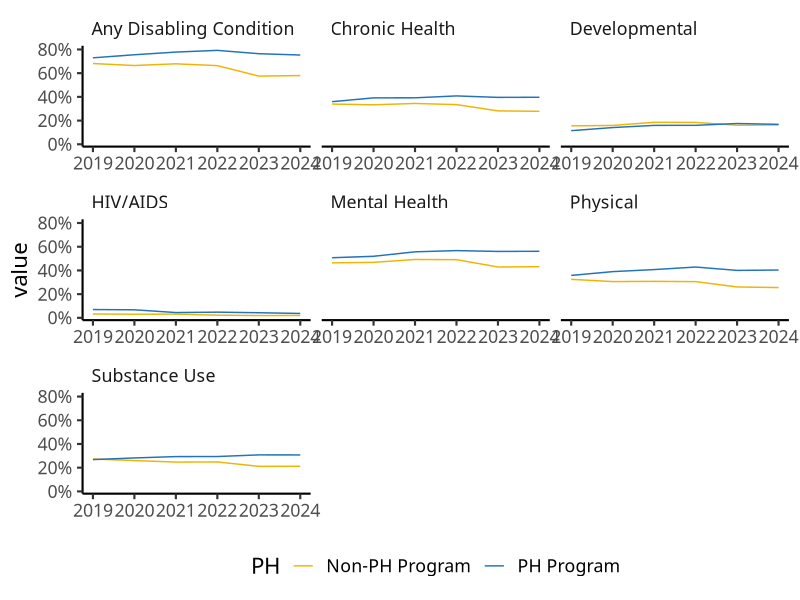
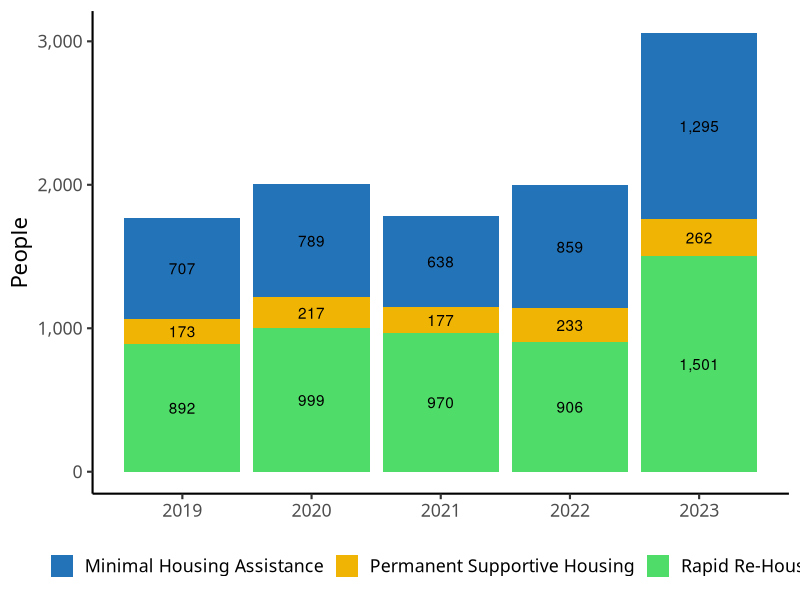

The R script that drew these images, in order:
## ---- chunk 1
library(tidyverse)
library(scales)
## ---- chunk 2
echo_blue <- "#2373b9"
echo_yellow <- "#f0b405"
echo_green <- "#50dc69"
## ---- chunk 3
theme_echo <- function() {
  theme_classic(
    base_size = 16,
    base_family = "Lora"
  ) +
    theme(legend.position = "bottom",
          strip.background = element_rect(color = "transparent"),
          strip.text = element_text(hjust = 0),
          axis.title.x = element_blank())
}

theme_set(theme_echo())
## ---- chunk 4
#| fig-height: 8
program_types_disabilities <-
  read_csv("data-raw/PH_Programs_with_Disabilities.csv") 

program_types_disabilities |> 
  ggplot(
    aes(
      x = Year,
      y = value,
      color = PH
    )
  ) +
  scale_color_manual(
    values = c(
      "PH Program" = echo_blue,
      "Non-PH Program" = echo_yellow
    )
  ) +
  scale_y_continuous(
    labels = percent_format()
  ) +
  geom_line() +
  facet_wrap(vars(name),
             scale = "free_x")
## ---- chunk 5
housing_moves <-
  read_csv("data-raw/housing_moves.csv") |>
  mutate(people_formatted = comma(people))
## ---- chunk 6
housing_moves |>
  ggplot(
    aes(
      x = year,
      y = people,
      fill = program,
      label = people_formatted
    )
  ) +
  geom_col() +
  geom_text(
    position = position_stack(
      vjust = 0.5
    )
  ) +
  scale_y_continuous(
    labels = comma_format()
  ) +
  scale_fill_manual(
    values = c(
      "Minimal Housing Assistance" = echo_blue,
      "Permanent Supportive Housing" = echo_yellow,
      "Rapid Re-Housing" = echo_green
    )
  ) +
  labs(
    y = "People",
    x = NULL,
    fill = NULL
  )
## ---- chunk 7
